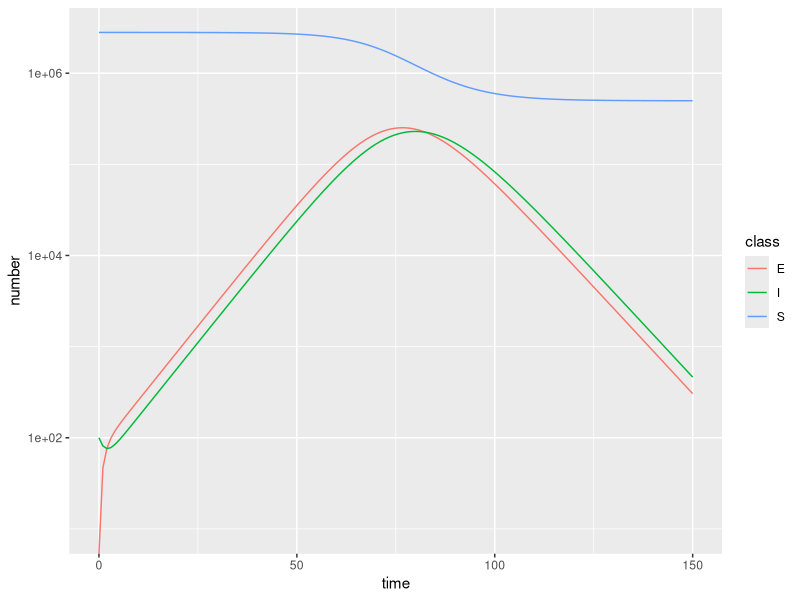

Reproduce this figure in R.
# Model of COVID-19 outbreak
# jeff smith 2020-04


library("deSolve")
library("tidyr")
library("ggplot2")

# 
# SEIR model 
# 

# S = Susceptible
# E = Exposed
# I = Infectious

total_pop = 2.8e6 
my_parameters <- c(
	# transmission_rate = 1.1,  # /day
	transmission_rate = 0.6,  # /day
	latency_period    = 3.7,  # days
	infectious_period = 3.5,  # days
	prob_confirmed    = 0.15  # fraction that become confirmed cases
)
initial_values <- c(S = total_pop - 10, E = 0, I = 100)
my_model <- function(t, initial_values, parameters) {
	with(as.list(c(initial_values, parameters)), {
		dS  <- (- transmission_rate * S * I / total_pop)
		dE  <- (  transmission_rate * S * I / total_pop) - (E / latency_period)
		dI <-  (E / latency_period) - (I / infectious_period)
		list(c(dS, dE, dI))
	})
}
times <- c(0:150)


cat(
	"Effective reproductive number R =", 
	with(as.list(my_parameters), transmission_rate * infectious_period)
)

my_results <- ode(y = initial_values, times = times, func = my_model, parms = my_parameters)

data_for_plot <- tibble(data.frame(my_results))
data_for_plot <- gather(data_for_plot, key = "class", value = "number", -time)
ggplot(data_for_plot) + 
	aes(x = time, y = number, color = class) + 
	geom_line() + 
	scale_y_log10(limits = c(10, total_pop))
	# scale_y_continuous(limits = c(0, total_pop))
